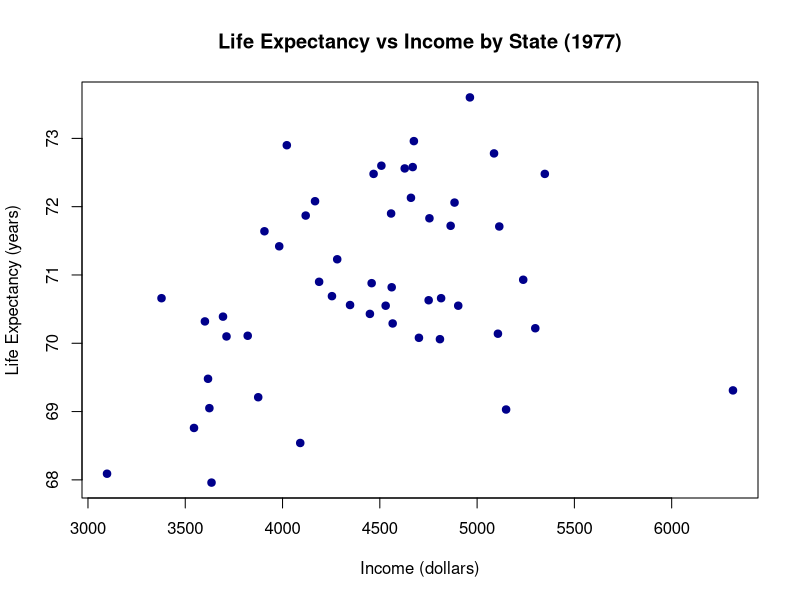
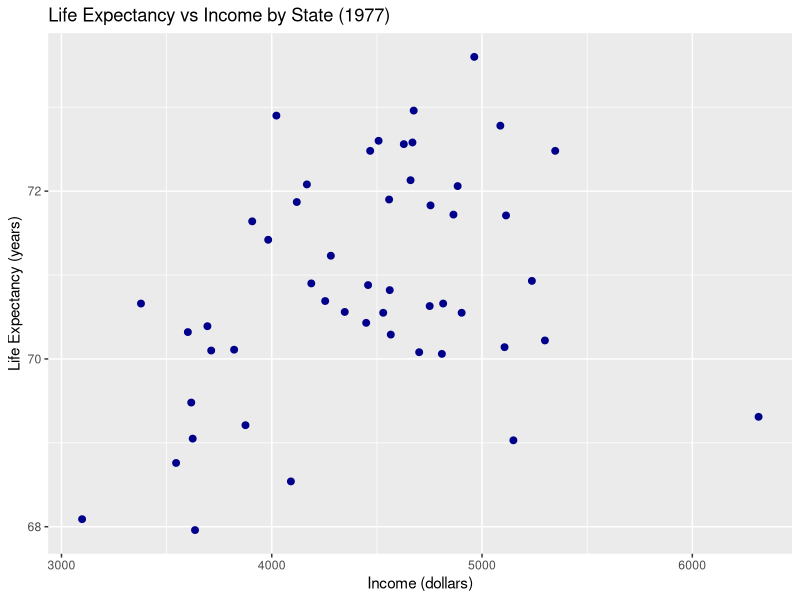
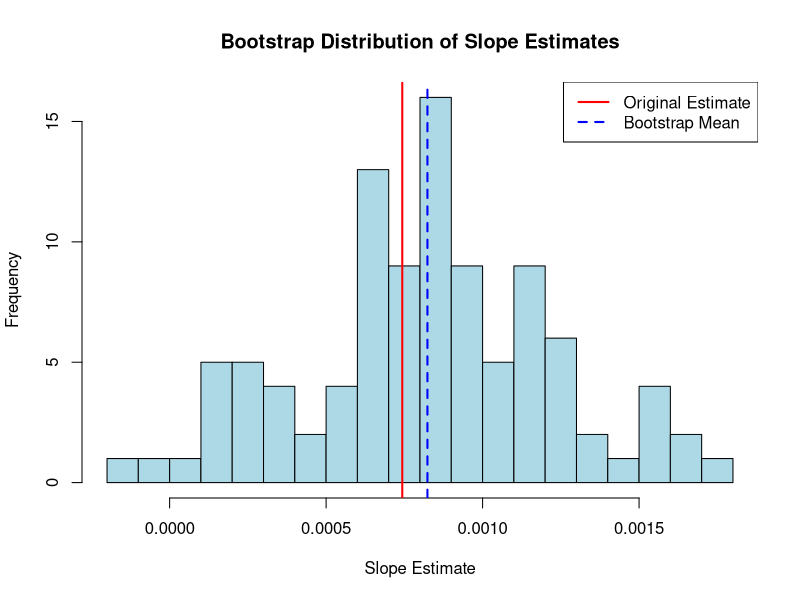
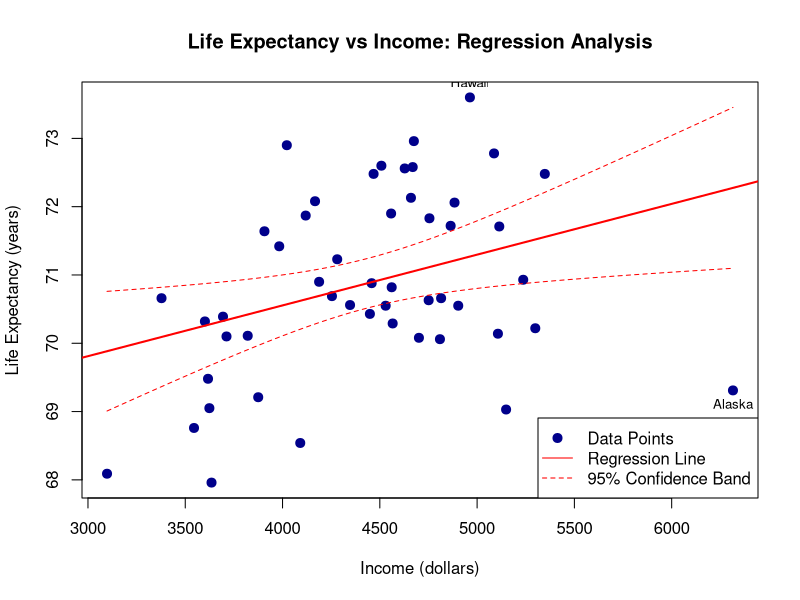

Here is the R script that generated these plots, in order:
## Set your working directory to the ICPSR_regression folder
## Change the path below to match your computer
# setwd("~/ICPSR_regression")
setwd("C:/Users/Patrick Shea/Dropbox/My Projects/Spring 2026/ICPSR/ICPSR_OLS26")

# =============================================================================
# Session 3 Lab - Example Solutions
# Using OLS: Interpretation, Hypothesis Testing & Confidence Intervals
# =============================================================================

# Load necessary libraries
library(ggplot2)

# =============================================================================
# SETUP AND PART 1: DATA EXPLORATION
# =============================================================================

# Load the US state data (built into R)
data(state)
states <- data.frame(state.x77)
head(states)

# 1.1 Explore the dataset
dim(states)
names(states)
summary(states[, c("Life.Exp", "Income")])

?state.x77

# 1.2 Scatter plot of income vs life expectancy
plot(states$Income, states$Life.Exp,
     xlab = "Income (dollars)",
     ylab = "Life Expectancy (years)",
     main = "Life Expectancy vs Income by State (1977)",
     pch = 19, col = "darkblue")

# ggplot2 alternative
ggplot(states, aes(x = Income, y = Life.Exp)) +
  geom_point(color = "darkblue", size = 2) +
  labs(x = "Income (dollars)",
       y = "Life Expectancy (years)",
       title = "Life Expectancy vs Income by State (1977)")

# =============================================================================
# PART 2: SIMPLE LINEAR REGRESSION
# =============================================================================

# 2.1 Fit the model
model1 <- lm(Life.Exp ~ Income, data = states)

# 2.2 & 2.3 Examine and interpret
summary(model1)

coefs <- coef(model1)

# Intercept: predicted life expectancy when Income = $0 (outside data range)
# Slope: change in life expectancy per $1 increase in income
# More useful: per $1000 increase
coefs[2] * 1000

# R-squared: proportion of variance in life expectancy explained by income
r_squared <- summary(model1)$r.squared
r_squared

# =============================================================================
# PART 3: MANUAL HYPOTHESIS TESTING
# =============================================================================

# H0: beta_1 = 0 (Income has no effect on Life Expectancy)
# Ha: beta_1 != 0

slope_est <- coefs[2]
slope_se <- summary(model1)$coefficients[2, "Std. Error"]
df <- summary(model1)$df[2]

# Manual t-statistic: estimate / standard error
t_manual <- slope_est / slope_se
t_manual

# Critical value at alpha = 0.05
alpha <- 0.05
critical_val <- qt(1 - alpha/2, df = df)
critical_val

# Manual p-value (two-sided)
p_manual <- 2 * pt(-abs(t_manual), df = df)
p_manual

# Decision: reject H0 if |t| > critical value
abs(t_manual) > critical_val

# Verify against model output
summary(model1)$coefficients[2, ]

# =============================================================================
# PART 4: CONFIDENCE INTERVALS
# =============================================================================

# 4.1 Manual 95% CI: estimate +/- (critical value * SE)
margin_error <- critical_val * slope_se
ci_lower <- slope_est - margin_error
ci_upper <- slope_est + margin_error
c(ci_lower, ci_upper)

# Verify with confint()
confint(model1, "Income", level = 0.95)

# 4.2 Compare CIs at different confidence levels (higher confidence = wider)
conf_levels <- c(0.90, 0.95, 0.99)
for(conf in conf_levels) {
  alpha_level <- 1 - conf
  crit <- qt(1 - alpha_level/2, df = df)
  margin <- crit * slope_se
  lower <- slope_est - margin
  upper <- slope_est + margin
  width <- upper - lower
  print(sprintf("%g%% CI: [%.6f, %.6f], Width: %.6f", conf*100, lower, upper, width))
}

# 4.3 Does the CI include 0? If not, consistent with rejecting H0
ci_lower <= 0 && ci_upper >= 0

# =============================================================================
# PART 5: PREDICTIONS AND RESIDUALS
# =============================================================================

# 5.1 Predictions at specific income levels
pred_4000 <- predict(model1, newdata = data.frame(Income = 4000))
pred_6000 <- predict(model1, newdata = data.frame(Income = 6000))
pred_6000 - pred_4000  # Should equal 2000 * slope

# 5.2 Examine extreme cases
max_income_idx <- which.max(states$Income)
min_income_idx <- which.min(states$Income)

# Highest income state
rownames(states)[max_income_idx]
states$Income[max_income_idx]
states$Life.Exp[max_income_idx]
pred_max <- predict(model1, newdata = data.frame(Income = states$Income[max_income_idx]))
states$Life.Exp[max_income_idx] - pred_max  # Residual

# Lowest income state
rownames(states)[min_income_idx]
states$Income[min_income_idx]
states$Life.Exp[min_income_idx]
pred_min <- predict(model1, newdata = data.frame(Income = states$Income[min_income_idx]))
states$Life.Exp[min_income_idx] - pred_min  # Residual

# 5.3 All residuals
residuals_all <- residuals(model1)
fitted_all <- fitted(model1)

# OLS property: residuals sum to zero
mean(residuals_all)

# Find states with largest residuals
max_resid_idx <- which.max(residuals_all)
min_resid_idx <- which.min(residuals_all)
rownames(states)[max_resid_idx]
residuals_all[max_resid_idx]
rownames(states)[min_resid_idx]
residuals_all[min_resid_idx]

# =============================================================================
# PART 6: UNDERSTANDING SAMPLING VARIABILITY (BOOTSTRAP)
# =============================================================================
# Bootstrapping is a resampling technique for estimating the variability of a 
# statistic without relying on analytical assumptions like homoskedasticity or 
# normality. The idea is to draw many random samples (with replacement) 
# from your original data, re-estimate the model each time, and see how much the 
# estimates vary. The standard deviation of those resampled slope estimates is the
# bootstrap standard error. Comparing it to the model-based SE serves as a useful 
# diagnostic — if they diverge, it may indicate that the classical assumptions 
# underlying the analytical SE are not well-suited to your data.


# 6.1 Bootstrap: resample with replacement to estimate the SE of the slope
set.seed(123)
n_bootstrap <- 100
bootstrap_slopes <- numeric(n_bootstrap)

for(i in 1:n_bootstrap) {
  boot_indices <- sample(nrow(states), replace = TRUE)
  boot_data <- states[boot_indices, ]
  boot_model <- lm(Life.Exp ~ Income, data = boot_data)
  bootstrap_slopes[i] <- coef(boot_model)[2]
}

# Compare bootstrap SE to model SE
bootstrap_se <- sd(bootstrap_slopes)
bootstrap_se
slope_se

# Plot bootstrap distribution
hist(bootstrap_slopes, breaks = 15, col = "lightblue",
     main = "Bootstrap Distribution of Slope Estimates",
     xlab = "Slope Estimate",
     ylab = "Frequency")
abline(v = slope_est, col = "red", lwd = 2)
abline(v = mean(bootstrap_slopes), col = "blue", lwd = 2, lty = 2)
legend("topright", c("Original Estimate", "Bootstrap Mean"),
       col = c("red", "blue"), lwd = 2, lty = c(1, 2))

# =============================================================================
# PART 7: EFFECT SIZES AND PRACTICAL SIGNIFICANCE
# =============================================================================

# Effect of moving from 25th to 75th percentile of income
q25_income <- quantile(states$Income, 0.25)
q75_income <- quantile(states$Income, 0.75)
iqr_effect <- (q75_income - q25_income) * slope_est
iqr_effect

# Compare to overall variation in life expectancy
life_exp_sd <- sd(states$Life.Exp)
iqr_effect / life_exp_sd  # Effect as fraction of 1 SD

# =============================================================================
# FINAL VISUALIZATION
# =============================================================================

# Scatter plot with regression line and confidence bands
plot(states$Income, states$Life.Exp,
     xlab = "Income (dollars)",
     ylab = "Life Expectancy (years)",
     main = "Life Expectancy vs Income: Regression Analysis",
     pch = 19, col = "darkblue", cex = 1.2)

abline(model1, col = "red", lwd = 2)

# Add confidence bands
income_seq <- seq(min(states$Income), max(states$Income), length.out = 100)
pred_ci <- predict(model1,
                   newdata = data.frame(Income = income_seq),
                   interval = "confidence")

lines(income_seq, pred_ci[, "lwr"], col = "red", lty = 2)
lines(income_seq, pred_ci[, "upr"], col = "red", lty = 2)

# Label the states with largest residuals
text(states$Income[max_resid_idx], states$Life.Exp[max_resid_idx],
     rownames(states)[max_resid_idx], pos = 3, cex = 0.8)
text(states$Income[min_resid_idx], states$Life.Exp[min_resid_idx],
     rownames(states)[min_resid_idx], pos = 1, cex = 0.8)

legend("bottomright",
       c("Data Points", "Regression Line", "95% Confidence Band"),
       col = c("darkblue", "red", "red"),
       pch = c(19, NA, NA),
       lty = c(NA, 1, 2),
       pt.cex = c(1.2, NA, NA))
